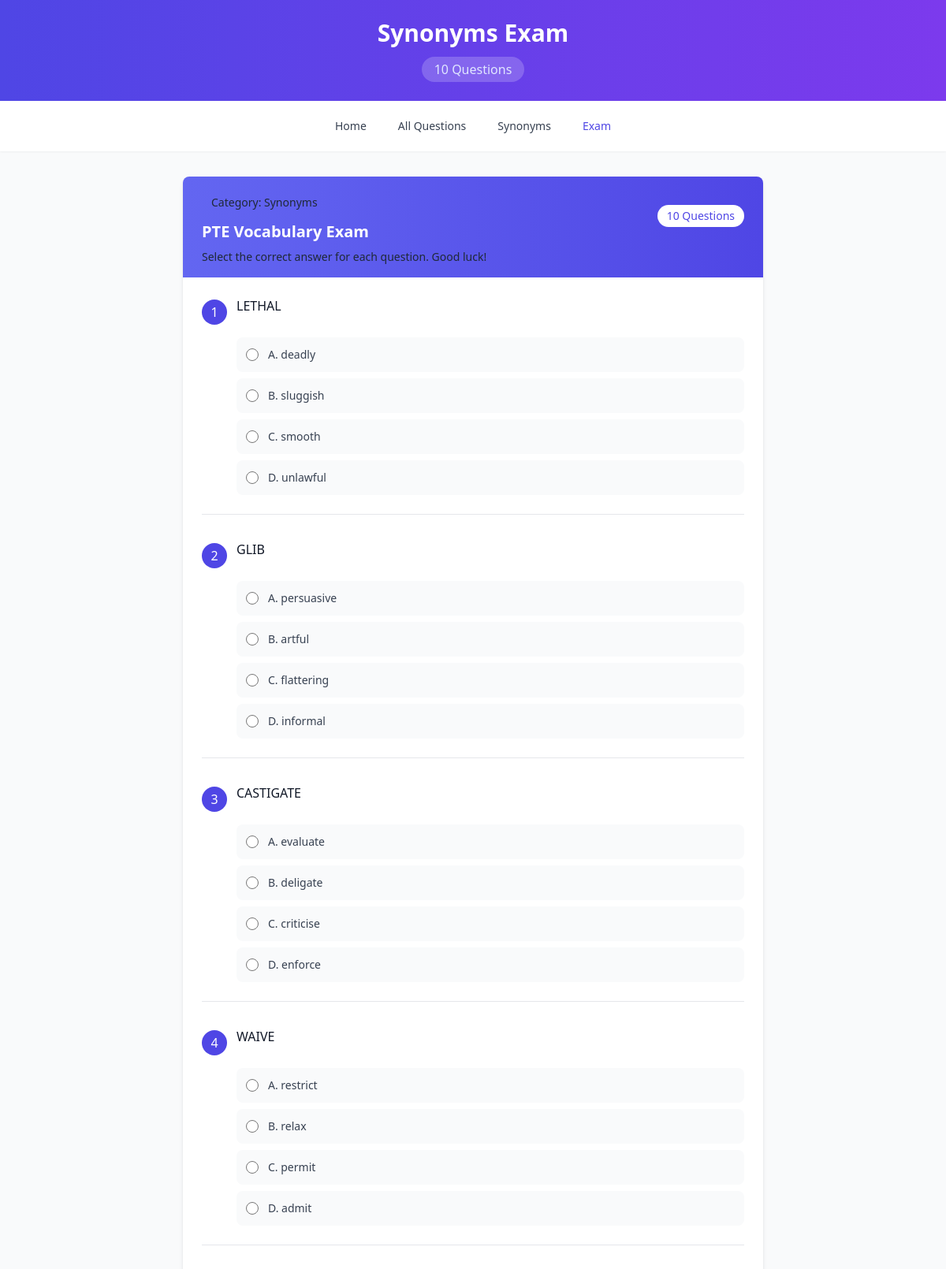
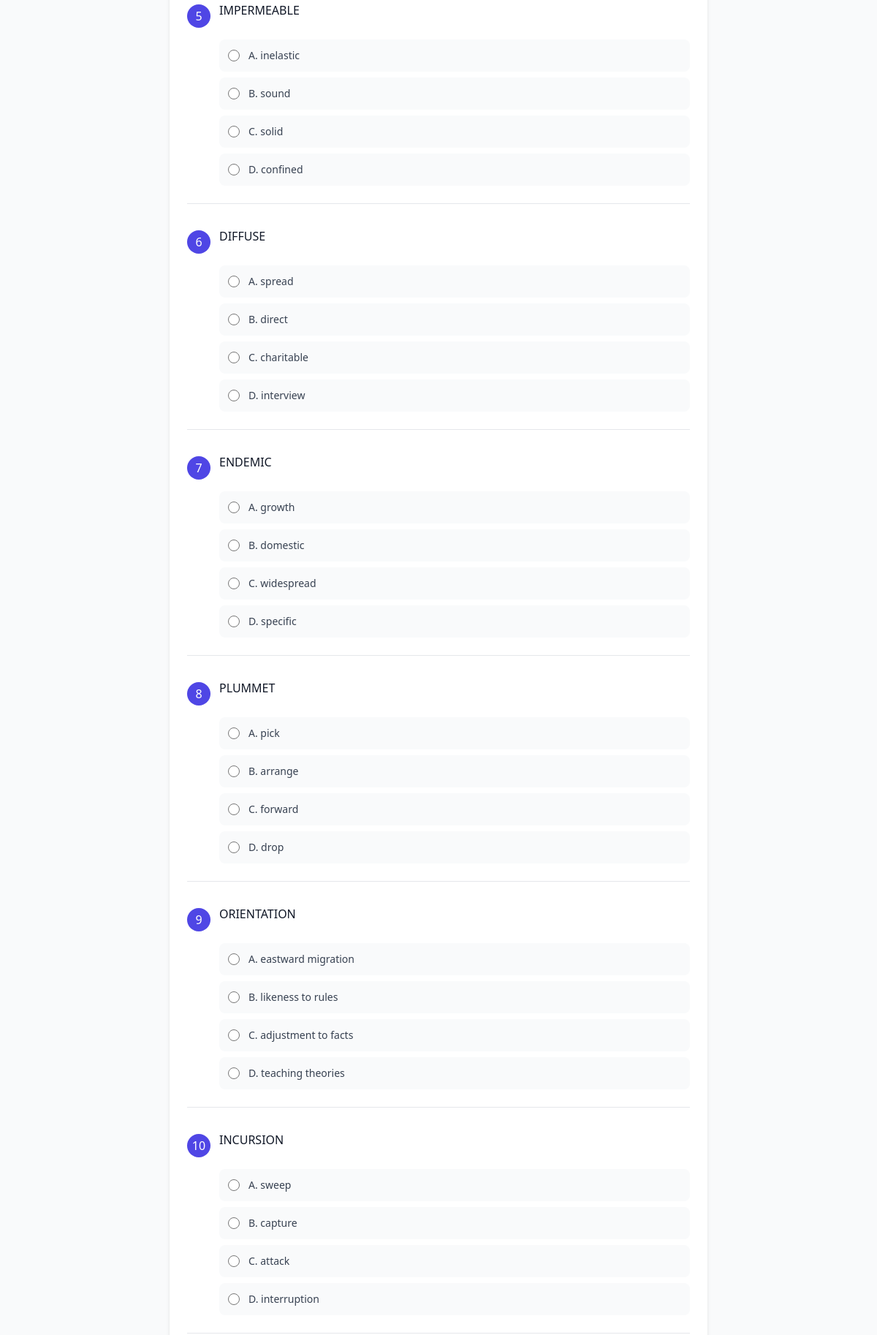
Screenshot of /exam/start?category_id=2&num_questions=10 (upper part) with the database file from the repository (2 pictures, top to bottom).
### tables this page shows
CREATE TABLE categories (
    id INTEGER PRIMARY KEY AUTOINCREMENT,
    name TEXT NOT NULL UNIQUE,  -- e.g., 'antonym', 'synonym', 'idiom', etc.
    display_name TEXT NOT NULL, -- User-friendly display name
    description TEXT,           -- Brief description of the category
    icon TEXT,                  -- Icon identifier for UI
    created_at TIMESTAMP DEFAULT CURRENT_TIMESTAMP,
    updated_at TIMESTAMP DEFAULT CURRENT_TIMESTAMP
);

CREATE TABLE questions (
    id INTEGER PRIMARY KEY AUTOINCREMENT,
    category_id INTEGER NOT NULL,
    original_question_number INTEGER,  -- Original numbering from JSON
    word TEXT,                         -- For antonyms/synonyms questions
    sentence TEXT,                     -- For italicized_synonym
    italicized_word TEXT,              -- For italicized_synonym
    idiomatic_expression TEXT,         -- For idioms and phrases
    question_text TEXT,                -- For one word substitution, spelling questions
    option_a TEXT NOT NULL,
    option_b TEXT NOT NULL,
    option_c TEXT NOT NULL,
    option_d TEXT NOT NULL,
    correct_answer CHAR(1) NOT NULL,   -- 'a', 'b', 'c', or 'd'
    explanation TEXT,                  -- Optional explanation of answer
    difficulty INTEGER DEFAULT 1,      -- 1=easy, 2=medium, 3=hard
    created_at TIMESTAMP DEFAULT CURRENT_TIMESTAMP,
    updated_at TIMESTAMP DEFAULT CURRENT_TIMESTAMP,
    FOREIGN KEY (category_id) REFERENCES categories(id)
);

### app.py (the view)
@app.get("/exam/start", response_class=HTMLResponse)
async def start_exam(
    request: Request,
    category_id: Optional[int] = Query(None),
    num_questions: int = Query(10)
):
    categories = get_categories()
    all_questions: List[Dict[str, Any]]
    category_name: str
    effective_category_id: int
    if category_id is None:
        all_questions = get_questions_by_category(None)
        category_name = "All Categories"
        effective_category_id = 0
    else:
        category_name = next((c["display_name"] for c in categories if c["id"] == category_id), "Unknown Category")
        all_questions = get_questions_by_category(category_id)
        effective_category_id = category_id
    total_available = len(all_questions)
    num_to_use = min(num_questions, total_available)
    if num_to_use < 1:
        return templates.TemplateResponse(
            "error.html",
            {
                "request": request,
                "message": f"No questions available in this category",
                "categories": categories
            }
        )
    exam_questions = random.sample(all_questions, num_to_use)
    return templates.TemplateResponse(
        "exam.html",
        {
            "request": request,
            "questions": exam_questions,
            "category_name": category_name,
            "category_id": effective_category_id,
            "total_questions": num_to_use,
            "categories": categories
        }
    )

### templates/exam.html (shortened to what this page needs)
<!DOCTYPE html>
<html lang="en">
<head>
    <link href="https://cdn.jsdelivr.net/npm/tailwindcss@2.2.19/dist/tailwind.min.css" rel="stylesheet">
    <link href="/static/style.css" rel="stylesheet">
</head>
<body class="bg-gray-50 min-h-screen font-sans">
    <header class="bg-gradient-to-r from-indigo-600 to-purple-600 text-white shadow-md">
        <div class="container mx-auto py-6 px-4">
            <h1 class="text-3xl font-bold text-center">{{ category_name }} Exam</h1>
            <div class="flex justify-center mt-3 text-indigo-100">
                <div class="px-4 py-1 rounded-full bg-white bg-opacity-20">
                    <span>{{ total_questions }} Questions</span>
                </div>
            </div>
        </div>
    </header>
    <nav class="bg-white shadow-sm">
        <div class="container mx-auto px-4">
            <div class="flex items-center justify-center h-16">
                <div class="flex space-x-4">
                    <a href="/" class="text-gray-700 hover:text-indigo-600 px-3 py-2 rounded-md text-sm font-medium">Home</a>
                    <a href="/questions" class="text-gray-700 hover:text-indigo-600 px-3 py-2 rounded-md text-sm font-medium">All Questions</a>
                    <a href="/questions?category_id={{ category_id }}" class="text-gray-700 hover:text-indigo-600 px-3 py-2 rounded-md text-sm font-medium">{{ category_name }}</a>
                    <span class="text-indigo-600 px-3 py-2 rounded-md text-sm font-medium">Exam</span>
                </div>
            </div>
        </div>
    </nav>
    <main class="container mx-auto px-4 py-8 max-w-3xl">
        <div class="bg-white rounded-lg shadow-md overflow-hidden">
            <div class="bg-gradient-to-r from-indigo-500 to-indigo-600 px-6 py-4">
                <div class="flex justify-between items-center">
                    <div>
                        <div class="inline-block bg-white/20 backdrop-blur-sm px-3 py-1 rounded-full mb-2">
                            <span class="text-white/90 font-medium text-sm">Category: {{ category_name }}</span>
                        </div>
                        <h2 class="text-xl font-semibold text-white">PTE Vocabulary Exam</h2>
                    </div>
                    <div class="bg-white text-indigo-600 text-sm px-3 py-1 rounded-full">
                        {{ total_questions }} Questions
                    </div>
                </div>
                <p class="text-white/80 text-sm mt-2">Select the correct answer for each question. Good luck!</p>
            </div>
            <form id="examForm" action="/exam/results" method="post" class="p-6">
                {% for question in questions %}
                <div class="mb-8 pb-6 border-b border-gray-200 last:border-0">
                    <div class="mb-4">
                        <div class="flex items-start">
                            <div class="bg-indigo-600 text-white rounded-full w-8 h-8 flex items-center justify-center mr-3 flex-shrink-0 mt-1">
                                {{ loop.index }}
                            </div>
                            <div class="text-gray-900 font-medium">
                                {% if question.question_text %}
                                    {{ question.question_text }}
                                {% elif question.word %}
                                    {{ question.word }}
                                {% elif question.sentence %}
                                    {% if question.italicized_word %}
                                        {{ question.sentence|replace(question.italicized_word, "<em class='font-semibold'>" + question.italicized_word + "</em>")|safe }}
                                    {% else %}
                                        {{ question.sentence }}
                                    {% endif %}
                                {% elif question.idiomatic_expression %}
                                    {{ question.idiomatic_expression }}
                                {% else %}
                                    Question #{{ question.id }}
                                {% endif %}
                            </div>
                        </div>
                    </div>
                    <div class="space-y-2 ml-11">
                        <label class="flex items-center p-3 bg-gray-50 rounded-lg hover:bg-gray-100 cursor-pointer transition-colors">
                            <input type="radio" name="answer_{{ question.id }}" value="a" class="h-4 w-4 text-indigo-600 focus:ring-indigo-500 mr-3" required>
                            <span class="text-sm text-gray-700">A. {{ question.option_a }}</span>
                        </label>
                        <label class="flex items-center p-3 bg-gray-50 rounded-lg hover:bg-gray-100 cursor-pointer transition-colors">
                            <input type="radio" name="answer_{{ question.id }}" value="b" class="h-4 w-4 text-indigo-600 focus:ring-indigo-500 mr-3" required>
                            <span class="text-sm text-gray-700">B. {{ question.option_b }}</span>
                        </label>
                        <label class="flex items-center p-3 bg-gray-50 rounded-lg hover:bg-gray-100 cursor-pointer transition-colors">
                            <input type="radio" name="answer_{{ question.id }}" value="c" class="h-4 w-4 text-indigo-600 focus:ring-indigo-500 mr-3" required>
                            <span class="text-sm text-gray-700">C. {{ question.option_c }}</span>
                        </label>
                        <label class="flex items-center p-3 bg-gray-50 rounded-lg hover:bg-gray-100 cursor-pointer transition-colors">
                            <input type="radio" name="answer_{{ question.id }}" value="d" class="h-4 w-4 text-indigo-600 focus:ring-indigo-500 mr-3" required>
                            <span class="text-sm text-gray-700">D. {{ question.option_d }}</span>
                        </label>
                    </div>
                </div>
                {% endfor %}
            </form>
        </div>
    </main>
</body>
</html>

### static/style.css (style rules this page uses)
html { scroll-behavior: smooth; }
:root { --primary-color: #4F46E5; --primary-dark: #3730A3; --primary-light: #818CF8; --secondary-color: #10B981; --secondary-dark: #059669; --accent-color: #F59E0B; --accent-dark: #D97706; --danger-color: #EF4444; --gray-light: #F3F4F6; --gray-medium: #9CA3AF; --gray-dark: #1F2937; }
body { font-family: 'Inter', -apple-system, BlinkMacSystemFont, 'Segoe UI', Roboto, sans-serif; color: var(--gray-dark); line-height: 1.5; }

### rows the page displays
categories: display_name "Synonyms"
questions: word "LETHAL", option_a "deadly", option_b "sluggish", option_c "smooth", option_d "unlawful"
questions: word "GLIB", option_a "persuasive", option_b "artful", option_c "flattering", option_d "informal"
questions: word "CASTIGATE", option_a "evaluate", option_b "deligate", option_c "criticise", option_d "enforce"
questions: word "WAIVE", option_a "restrict", option_b "relax", option_c "permit", option_d "admit"
questions: word "IMPERMEABLE", option_a "inelastic", option_b "sound", option_c "solid", option_d "confined"
questions: word "DIFFUSE", option_a "spread", option_b "direct", option_c "charitable", option_d "interview"
questions: word "ENDEMIC", option_a "growth", option_b "domestic", option_c "widespread", option_d "specific"
questions: word "PLUMMET", option_a "pick", option_b "arrange", option_c "forward", option_d "drop"
questions: word "ORIENTATION", option_a "eastward migration", option_b "likeness to rules", option_c "adjustment to facts", option_d "teaching theories"
questions: word "INCURSION", option_a "sweep", option_b "capture", option_c "attack", option_d "interruption"

### other values shown
{{ total_questions }} "10"
